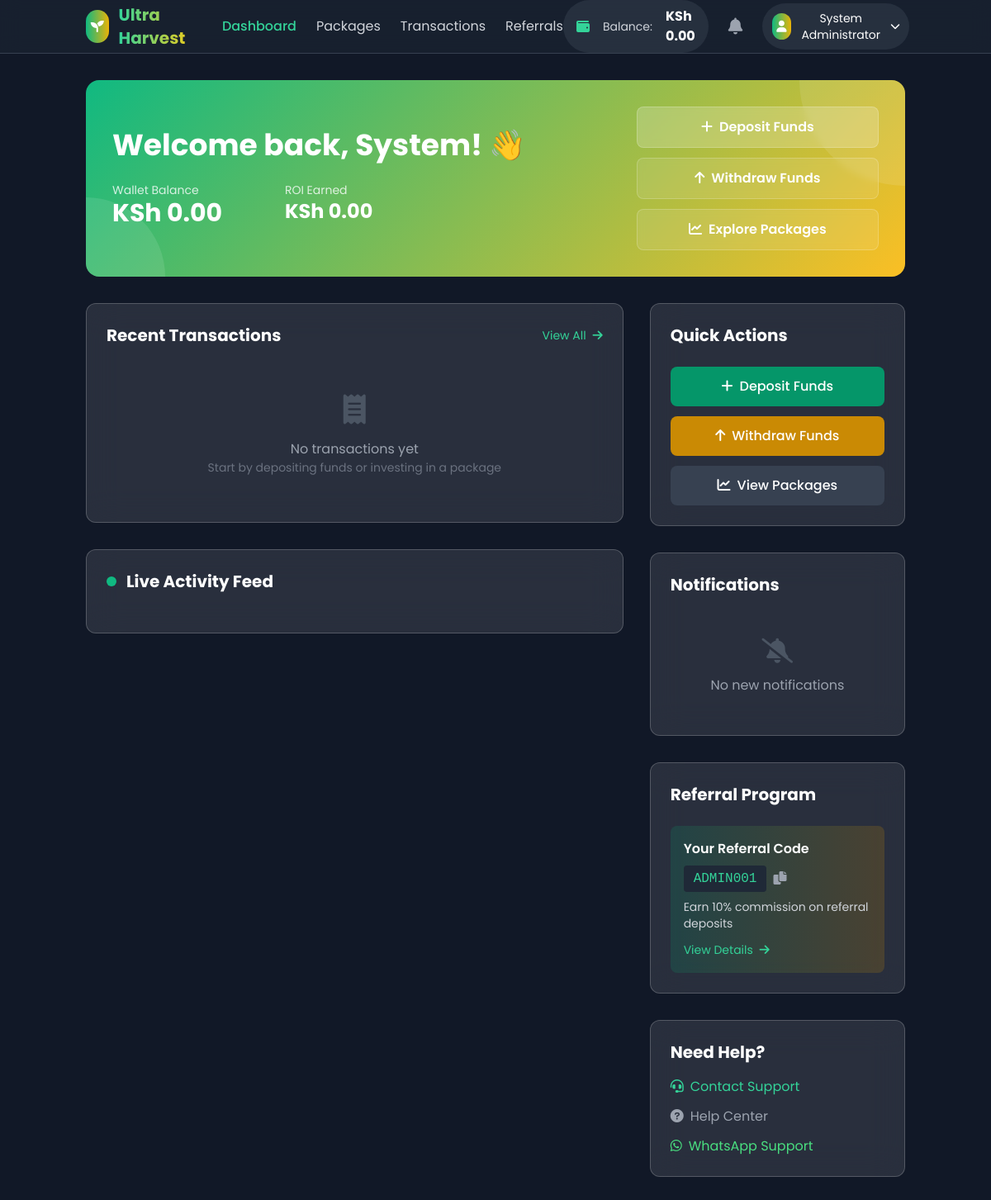
The app's page /user/dashboard.php (signed in), older data.
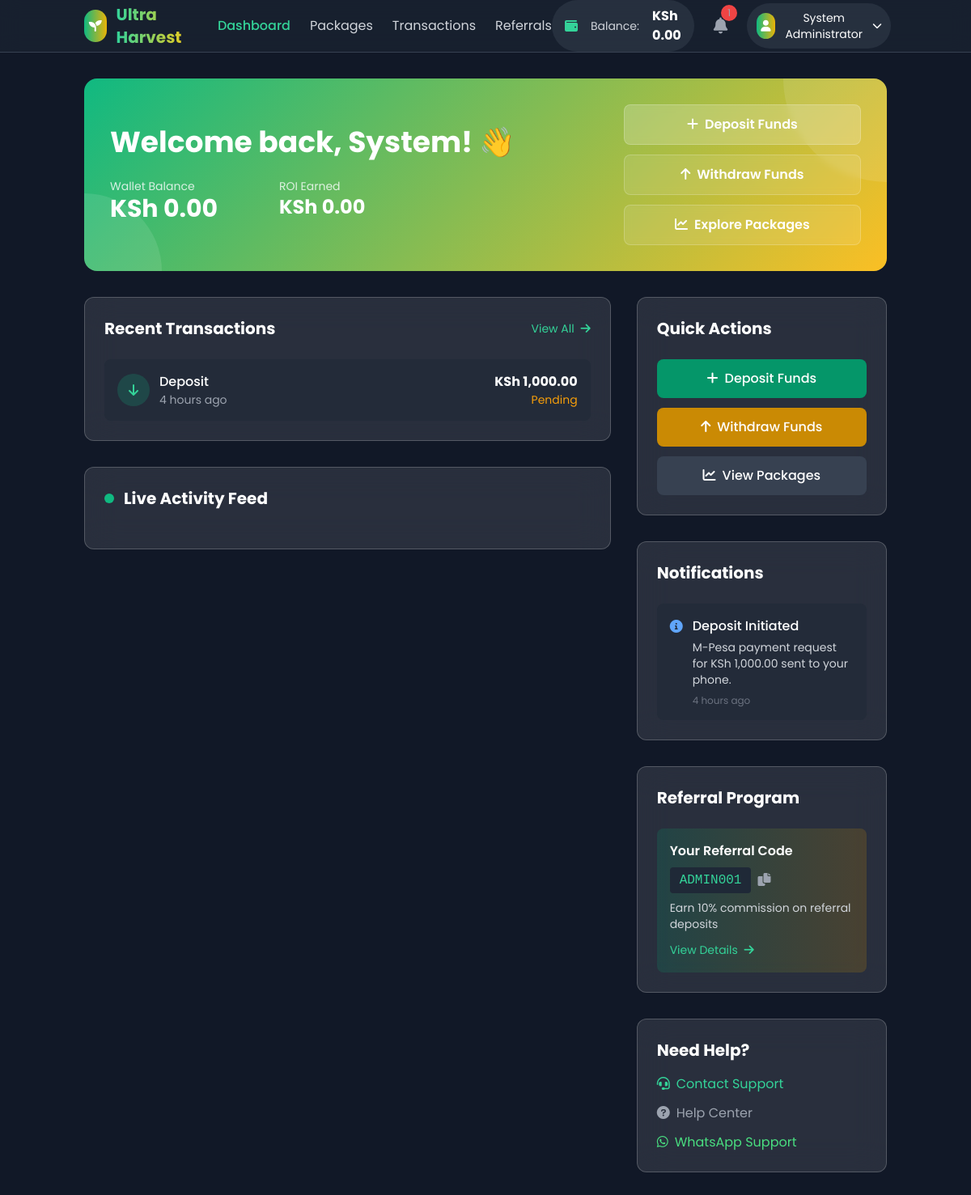
The same page, newer data.
### tables this page shows
CREATE TABLE `users` (
  `id` int(11) NOT NULL,
  `email` varchar(255) NOT NULL,
  `password` varchar(255) NOT NULL,
  `full_name` varchar(255) NOT NULL,
  `phone` varchar(20) DEFAULT NULL,
  `wallet_balance` decimal(15,2) DEFAULT 0.00,
  `total_deposited` decimal(15,2) DEFAULT 0.00,
  `total_withdrawn` decimal(15,2) DEFAULT 0.00,
  `total_roi_earned` decimal(15,2) DEFAULT 0.00,
  `referral_code` varchar(10) NOT NULL,
  `referred_by` int(11) DEFAULT NULL,
  `referral_earnings` decimal(15,2) DEFAULT 0.00,
  `status` enum('active','suspended','banned') DEFAULT 'active',
  `is_admin` tinyint(1) DEFAULT 0,
  `email_verified` tinyint(1) DEFAULT 0,
  `created_at` timestamp NULL DEFAULT current_timestamp(),
  `updated_at` timestamp NULL DEFAULT current_timestamp() ON UPDATE current_timestamp()
);

CREATE TABLE `transactions` (
  `id` int(11) NOT NULL,
  `user_id` int(11) NOT NULL,
  `type` enum('deposit','withdrawal','roi_payment','referral_commission','package_investment') NOT NULL,
  `amount` decimal(15,2) NOT NULL,
  `status` enum('pending','completed','failed','cancelled') DEFAULT 'pending',
  `mpesa_receipt` varchar(100) DEFAULT NULL,
  `mpesa_request_id` varchar(100) DEFAULT NULL,
  `phone_number` varchar(20) DEFAULT NULL,
  `description` text DEFAULT NULL,
  `admin_notes` text DEFAULT NULL,
  `processed_by` int(11) DEFAULT NULL,
  `created_at` timestamp NULL DEFAULT current_timestamp(),
  `updated_at` timestamp NULL DEFAULT current_timestamp() ON UPDATE current_timestamp()
);

CREATE TABLE `notifications` (
  `id` int(11) NOT NULL,
  `user_id` int(11) DEFAULT NULL,
  `title` varchar(255) NOT NULL,
  `message` text NOT NULL,
  `type` enum('info','success','warning','error') DEFAULT 'info',
  `is_read` tinyint(1) DEFAULT 0,
  `is_global` tinyint(1) DEFAULT 0,
  `created_at` timestamp NULL DEFAULT current_timestamp()
);

### config/database.php (called while the page is built, shortened)
<?php
function formatMoney($amount) {
    return 'KSh ' . number_format($amount, 2);
}
function timeAgo($datetime) {
    $time = time() - strtotime($datetime);
    if ($time < 86400) return floor($time/3600) . ' hours ago';
    return date('M j, Y', strtotime($datetime));
}
?>

### user/dashboard.php (the view, shortened to what the rows shown need)
<?php
require_once '../config/database.php';
$user_id = $_SESSION['user_id'];
$stmt = $db->prepare("
    SELECT u.*,
           COALESCE(SUM(CASE WHEN t.type = 'deposit' AND t.status = 'completed' THEN t.amount ELSE 0 END), 0) as total_deposited,
           COALESCE(SUM(CASE WHEN t.type = 'withdrawal' AND t.status = 'completed' THEN t.amount ELSE 0 END), 0) as total_withdrawn,
           COALESCE(SUM(CASE WHEN t.type = 'roi_payment' AND t.status = 'completed' THEN t.amount ELSE 0 END), 0) as total_roi_earned
    FROM users u
    LEFT JOIN transactions t ON u.id = t.user_id
    WHERE u.id = ?
    GROUP BY u.id
");
$stmt->execute([$user_id]);
$user = $stmt->fetch();
$stmt = $db->prepare("
    SELECT * FROM transactions
    WHERE user_id = ?
    ORDER BY created_at DESC
    LIMIT 10
");
$stmt->execute([$user_id]);
$recent_transactions = $stmt->fetchAll();
$stmt = $db->prepare("
    SELECT * FROM notifications
    WHERE (user_id = ? OR is_global = 1) AND is_read = 0
    ORDER BY created_at DESC
    LIMIT 5
");
$stmt->execute([$user_id]);
$notifications = $stmt->fetchAll();
?>
<!DOCTYPE html>
<html lang="en">
<head>
    <script src="https://cdn.tailwindcss.com"></script>
    <link rel="stylesheet" href="https://cdnjs.cloudflare.com/ajax/libs/font-awesome/6.0.0/css/all.min.css">
</head>
<body class="bg-gray-900 text-white min-h-screen">
    <header class="bg-gray-800/50 backdrop-blur-md border-b border-gray-700 sticky top-0 z-50">
        <div class="container mx-auto px-4">
            <div class="flex items-center justify-between h-16">
                <div class="flex items-center space-x-4">
                    <div class="hidden lg:flex items-center space-x-4 bg-gray-700/50 rounded-full px-4 py-2">
                        <i class="fas fa-wallet text-emerald-400"></i>
                        <span class="text-sm text-gray-300">Balance:</span>
                        <span class="font-bold text-white"><?php echo formatMoney($user['wallet_balance']); ?></span>
                    </div>
                    <div class="relative group">
                        <button class="flex items-center space-x-2 bg-gray-700/50 rounded-full px-3 py-2 hover:bg-gray-600/50 transition">
                            <div class="w-8 h-8 bg-gradient-to-r from-emerald-500 to-yellow-500 rounded-full flex items-center justify-center">
                                <i class="fas fa-user text-white text-sm"></i>
                            </div>
                            <span class="hidden md:block text-sm"><?php echo htmlspecialchars($user['full_name']); ?></span>
                            <i class="fas fa-chevron-down text-xs"></i>
                        </button>
                    </div>
                </div>
            </div>
        </div>
    </header>
    <main class="container mx-auto px-4 py-8">
        <section class="gradient-bg rounded-2xl p-6 lg:p-8 mb-8 relative overflow-hidden">
            <div class="relative z-10">
                <div class="grid lg:grid-cols-3 gap-6 items-center">
                    <div class="lg:col-span-2">
                        <h1 class="text-3xl lg:text-4xl font-bold text-white mb-2">
                            Welcome back, <?php echo htmlspecialchars(explode(' ', $user['full_name'])[0]); ?>! 👋
                        </h1>
                        <div class="grid md:grid-cols-3 gap-4 mt-6">
                            <div class="text-center md:text-left">
                                <p class="text-white/80 text-sm">Wallet Balance</p>
                                <p class="text-2xl lg:text-3xl font-bold text-white"><?php echo formatMoney($user['wallet_balance']); ?></p>
                            </div>
                            <div class="text-center md:text-left">
                            </div>
                        </div>
                    </div>
                </div>
            </div>
        </section>
        <div class="grid lg:grid-cols-3 gap-8">
            <div class="lg:col-span-2">
                <div class="glass-card rounded-xl p-6 mb-8">
                    <div class="flex items-center justify-between mb-6">
                        <h2 class="text-xl font-bold text-white">Recent Transactions</h2>
                    </div>
                    <?php if (empty($recent_transactions)): ?>
                        <div class="text-center py-8">
                            <i class="fas fa-receipt text-4xl text-gray-600 mb-4"></i>
                            <p class="text-gray-400">No transactions yet</p>
                            <p class="text-gray-500 text-sm">Start by depositing funds or investing in a package</p>
                        </div>
                    <?php else: ?>
                        <div class="space-y-4">
                            <?php foreach (array_slice($recent_transactions, 0, 6) as $transaction): ?>
                            <div class="flex items-center justify-between p-4 bg-gray-800/50 rounded-lg">
                                <div class="flex items-center space-x-3">
                                    <div class="w-10 h-10 rounded-full flex items-center justify-center
                                        <?php
                                        echo match($transaction['type']) {
                                            'deposit' => 'bg-emerald-500/20 text-emerald-400',
                                            'withdrawal' => 'bg-red-500/20 text-red-400',
                                            'roi_payment' => 'bg-yellow-500/20 text-yellow-400',
                                            'package_investment' => 'bg-blue-500/20 text-blue-400',
                                            default => 'bg-gray-500/20 text-gray-400'
                                        };
                                        ?>">
                                        <i class="fas <?php
                                        echo match($transaction['type']) {
                                            'deposit' => 'fa-arrow-down',
                                            'withdrawal' => 'fa-arrow-up',
                                            'roi_payment' => 'fa-coins',
                                            'package_investment' => 'fa-chart-line',
                                            default => 'fa-exchange-alt'
                                        };
                                        ?>"></i>
                                    </div>
                                    <div>
                                        <p class="font-medium text-white capitalize">
                                            <?php echo str_replace('_', ' ', $transaction['type']); ?>
                                        </p>
                                        <p class="text-sm text-gray-400"><?php echo timeAgo($transaction['created_at']); ?></p>
                                    </div>
                                </div>
                                <div class="text-right">
                                    <p class="font-bold text-white"><?php echo formatMoney($transaction['amount']); ?></p>
                                    <p class="text-sm <?php
                                    echo match($transaction['status']) {
                                        'completed' => 'status-green',
                                        'pending' => 'status-yellow',
                                        'failed' => 'status-red',
                                        default => 'text-gray-400'
                                    };
                                    ?>"><?php echo ucfirst($transaction['status']); ?></p>
                                </div>
                            </div>
                            <?php endforeach; ?>
                        </div>
                    <?php endif; ?>
                </div>
                <div class="glass-card rounded-xl p-6">
                    <div class="flex items-center mb-6">
                        <h2 class="text-xl font-bold text-white">Live Activity Feed</h2>
                    </div>
                </div>
            </div>
            <div class="space-y-8">
                <div class="glass-card rounded-xl p-6">
                    <h2 class="text-xl font-bold text-white mb-6">Quick Actions</h2>
                </div>
                <div class="glass-card rounded-xl p-6">
                    <h2 class="text-xl font-bold text-white mb-6">Notifications</h2>
                    <?php if (empty($notifications)): ?>
                        <div class="text-center py-6">
                            <i class="fas fa-bell-slash text-3xl text-gray-600 mb-3"></i>
                            <p class="text-gray-400">No new notifications</p>
                        </div>
                    <?php else: ?>
                        <div class="space-y-4">
                            <?php foreach ($notifications as $notification): ?>
                            <div class="p-4 bg-gray-800/50 rounded-lg">
                                <div class="flex items-start space-x-3">
                                    <i class="fas <?php
                                    echo match($notification['type']) {
                                        'success' => 'fa-check-circle text-emerald-400',
                                        'warning' => 'fa-exclamation-triangle text-yellow-400',
                                        'error' => 'fa-exclamation-circle text-red-400',
                                        default => 'fa-info-circle text-blue-400'
                                    };
                                    ?> mt-1"></i>
                                    <div>
                                        <h3 class="font-medium text-white"><?php echo htmlspecialchars($notification['title']); ?></h3>
                                        <p class="text-sm text-gray-300 mt-1"><?php echo htmlspecialchars($notification['message']); ?></p>
                                        <p class="text-xs text-gray-500 mt-2"><?php echo timeAgo($notification['created_at']); ?></p>
                                    </div>
                                </div>
                            </div>
                            <?php endforeach; ?>
                        </div>
                    <?php endif; ?>
                </div>
                <div class="glass-card rounded-xl p-6">
                    <h2 class="text-xl font-bold text-white mb-6">Referral Program</h2>
                    <div class="bg-gradient-to-r from-emerald-600/20 to-yellow-600/20 rounded-lg p-4">
                        <div class="flex items-center space-x-2">
                            <code class="bg-gray-800 px-3 py-1 rounded text-emerald-400 font-mono"><?php echo $user['referral_code']; ?></code>
                            <button onclick="copyReferralCode()" class="text-gray-400 hover:text-white">
                                <i class="fas fa-copy"></i>
                            </button>
                        </div>
                    </div>
                </div>
                <div class="glass-card rounded-xl p-6">
                    <h2 class="text-xl font-bold text-white mb-4">Need Help?</h2>
                </div>
            </div>
        </div>
    </main>
</body>
</html>

Row changes from the older to the newer data that the page shows:
added transactions: type "Deposit", created_at "4 hours ago", amount "KSh 1,000.00", status "Pending"
added notifications: title "Deposit Initiated", message "M-Pesa payment request for KSh 1,000.00 sent to your phone.", created_at "4 hours ago"
Text that changed along with them:
count($notifications): (not shown) → "1"
text no longer shown: "No transactions yet Start by depositing funds or investing in a package No new notifications"
